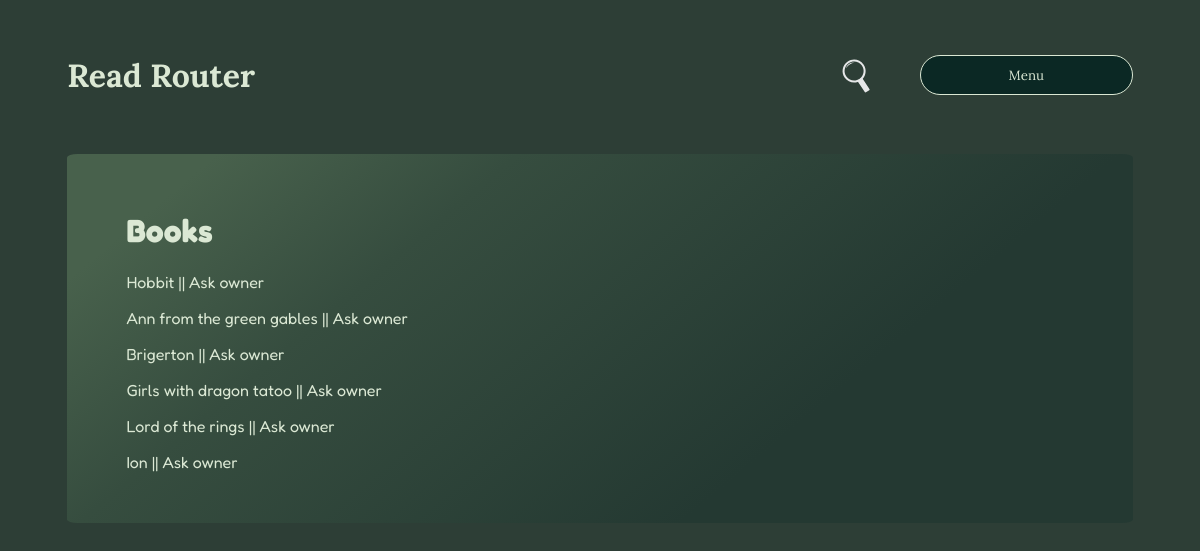
The page /books (signed in) on the database its author committed.
### myapp/core/models/book.py (models this page shows, shortened)
class Book(db.Model):
    __tablename__ = 'book'
    id = db.Column(db.Integer, primary_key=True)
    title = db.Column(db.String(50), nullable=True)
    author = db.Column(db.String(20))
    year_of_publication = db.Column(db.String(5))
    about = db.Column(db.String)
    owner = db.Column(db.Integer)
    user_id = db.Column(db.Integer, db.ForeignKey('user.id'))
    genre_id = db.Column(db.Integer, db.ForeignKey('genre.id'), nullable=True, default=None)

### myapp/core/routes/main.py (the view)
@main.route('/books', methods=['GET'])
def index_books():
    template = f'{template_folder}/books.html'
    return render_template(template, books_res=Book.query.all())

### myapp/__init__.py (called while the page is built)
def create_app(config_file_path):
    app = Flask(__name__)
    app.config.from_pyfile(config_file_path)
    db.init_app(app)
    migrate.init_app(app, db, render_as_batch=True)
    login_manager = LoginManager(app, db)
    @login_manager.user_loader
    def load_user(user_id):
        return User.query.get(user_id)
    admin = Admin(app, name="Small Lib", template_mode='bootstrap4', endpoint='admin', index_view=DashBoardView())
    admin.add_view(ModelView(User, db.session, name='Users'))
    admin.add_view(MyModelView(Book, db.session, name='Books'))
    admin.add_view(MyModelView(Genre, db.session, name='Genre'))
    admin.add_view(MyModelView(Exchange, db.session, name='Exchange'))
    app.register_blueprint(main)
    app.register_blueprint(users)
    app.register_blueprint(auth)
    app.register_blueprint(books)
    return app

### myapp/templates/pages/main/books.html
{% extends "base.html" %}
{% block content %}
    <div class="sections">
        <h1>Books</h1>
        <div class="user-card">
            {% for book in books_res %}
            <p> {{ book.title }} || <a href="user/{{ book.owner }}">Ask owner</a> </p>
            {% endfor %}
        </div>
    </div>
{% endblock %}

### myapp/static/css/style.css (style rules this page uses)
body { background-color: #2d3e36; }
.font-color { color: #dbe8d4; }
a { color: #dbe8d4; text-decoration: none; }

### rows shown on the page
Book: title "Hobbit"
Book: title "Ann from the green gables"
Book: title "Brigerton"
Book: title "Girls with dragon tatoo"
Book: title "Lord of the rings"
Book: title "Ion"
